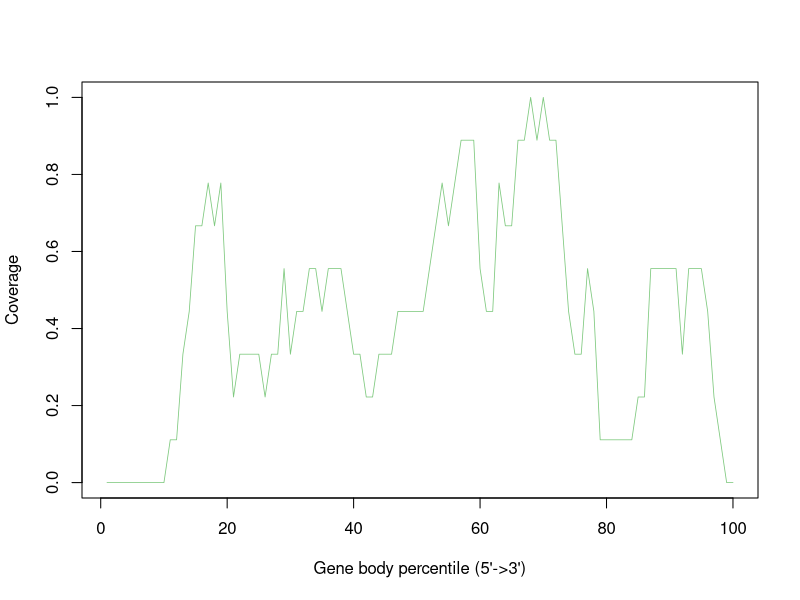

This figure's R source:
Atha_Ler_0_sl_FLT_0.36G_Rep2_Aligned.sortedByCoord_sorted.out <- c(0.0,0.0,0.0,0.0,0.0,0.0,0.0,0.0,0.0,0.0,0.1111111111111111,0.1111111111111111,0.3333333333333333,0.4444444444444444,0.6666666666666666,0.6666666666666666,0.7777777777777778,0.6666666666666666,0.7777777777777778,0.4444444444444444,0.2222222222222222,0.3333333333333333,0.3333333333333333,0.3333333333333333,0.3333333333333333,0.2222222222222222,0.3333333333333333,0.3333333333333333,0.5555555555555556,0.3333333333333333,0.4444444444444444,0.4444444444444444,0.5555555555555556,0.5555555555555556,0.4444444444444444,0.5555555555555556,0.5555555555555556,0.5555555555555556,0.4444444444444444,0.3333333333333333,0.3333333333333333,0.2222222222222222,0.2222222222222222,0.3333333333333333,0.3333333333333333,0.3333333333333333,0.4444444444444444,0.4444444444444444,0.4444444444444444,0.4444444444444444,0.4444444444444444,0.5555555555555556,0.6666666666666666,0.7777777777777778,0.6666666666666666,0.7777777777777778,0.8888888888888888,0.8888888888888888,0.8888888888888888,0.5555555555555556,0.4444444444444444,0.4444444444444444,0.7777777777777778,0.6666666666666666,0.6666666666666666,0.8888888888888888,0.8888888888888888,1.0,0.8888888888888888,1.0,0.8888888888888888,0.8888888888888888,0.6666666666666666,0.4444444444444444,0.3333333333333333,0.3333333333333333,0.5555555555555556,0.4444444444444444,0.1111111111111111,0.1111111111111111,0.1111111111111111,0.1111111111111111,0.1111111111111111,0.1111111111111111,0.2222222222222222,0.2222222222222222,0.5555555555555556,0.5555555555555556,0.5555555555555556,0.5555555555555556,0.5555555555555556,0.3333333333333333,0.5555555555555556,0.5555555555555556,0.5555555555555556,0.4444444444444444,0.2222222222222222,0.1111111111111111,0.0,0.0)


pdf("Atha_Ler-0_sl_FLT_0.36G_Rep2.geneBodyCoverage.curves.pdf")
x=1:100
icolor = colorRampPalette(c("#7fc97f","#beaed4","#fdc086","#ffff99","#386cb0","#f0027f"))(1)
plot(x,Atha_Ler_0_sl_FLT_0.36G_Rep2_Aligned.sortedByCoord_sorted.out,type='l',xlab="Gene body percentile (5'->3')", ylab="Coverage",lwd=0.8,col=icolor[1])
dev.off()
